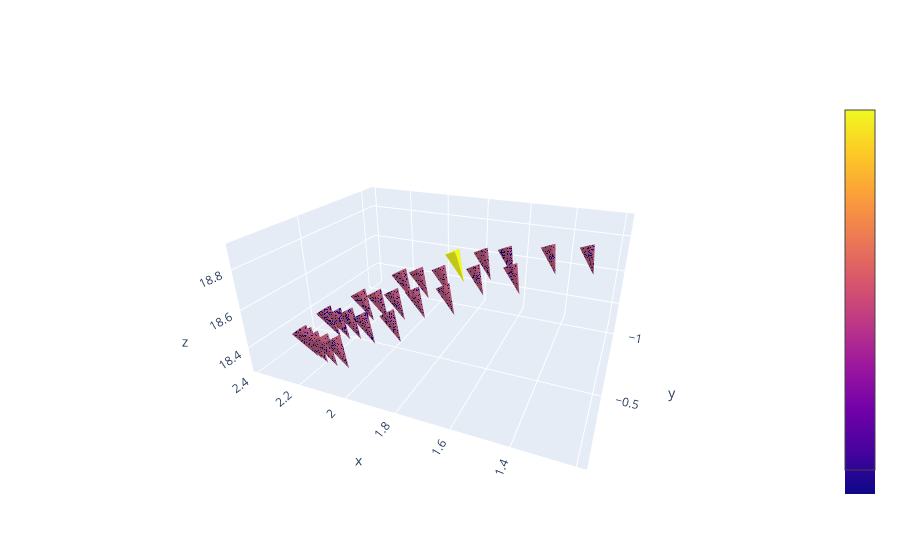

The notebook cell this image was saved under:
### Code cell
import plotly.graph_objects as go

fig = go.Figure(data=go.Cone(x=locpred[:,0], y=locpred[:,1], z=locpred[:,2], u=anglepred[:,0], v=anglepred[:,1], w=anglepred[:,2], 
                             sizemode="absolute", sizeref=10))

fig.update_layout(scene_camera_eye=dict(x=-0.76, y=1.8, z=0.92))

fig.show()
